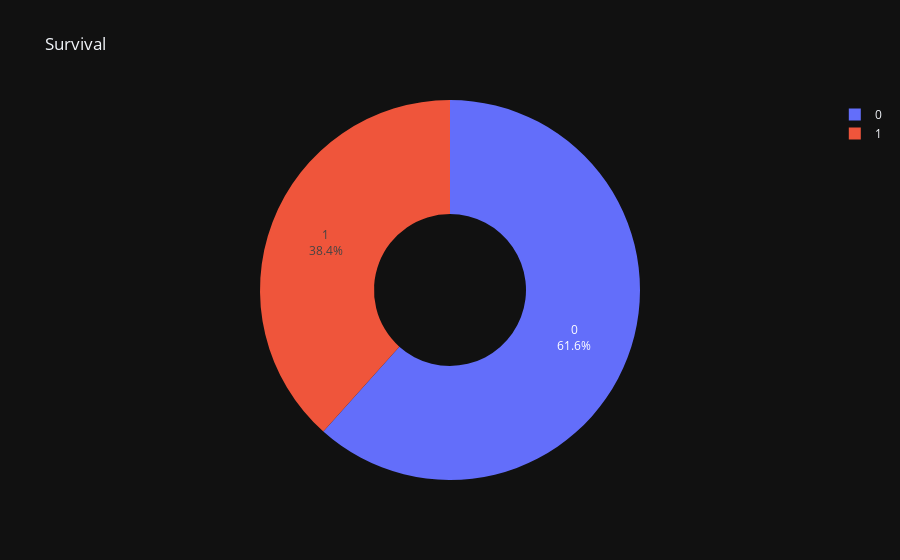

Notebook code cell kept with this figure:
### Code cell
proporcion = df["Survived"].value_counts().head()

#graficamos

fig = go.Figure(data=[go.Pie(labels=(proporcion/len(df * 100)).index, values=(proporcion/len(df * 100)).values, text=proporcion.index,hole=.4) ])

fig.update_layout(title = 'Survival', template = 'plotly_dark')

fig.show()

### Figure 1 — Plotly figure (JSON) as saved in the notebook; plotly's stock layout.template omitted (floating-point values rounded to 4 significant figures)
{"data": [{"hole": 0.4, "labels": [0, 1], "text": [0, 1], "type": "pie", "values": [0.6162, 0.3838]}], "layout": {"title": {"text": "Survival"}}}
